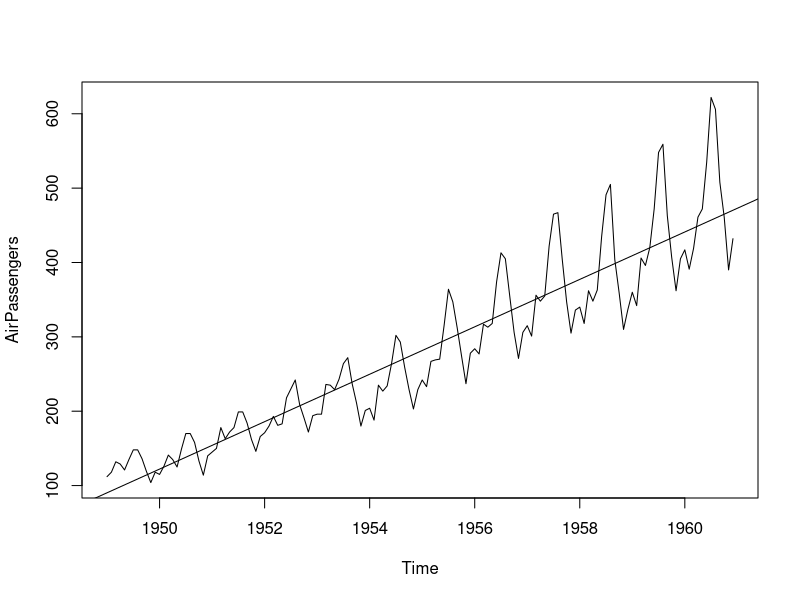
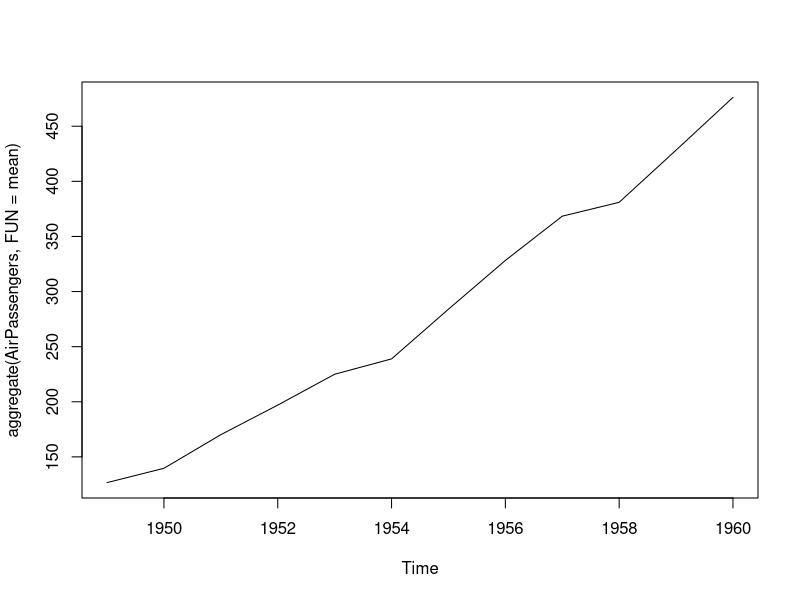
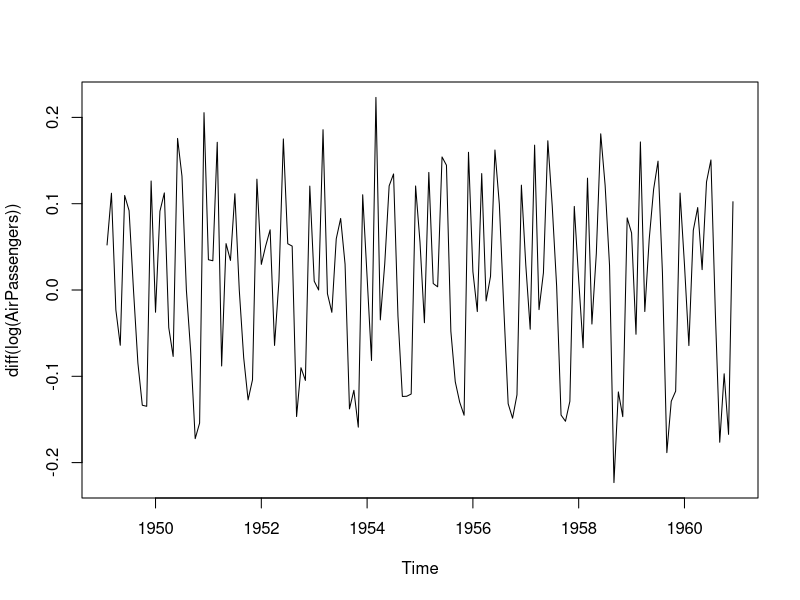
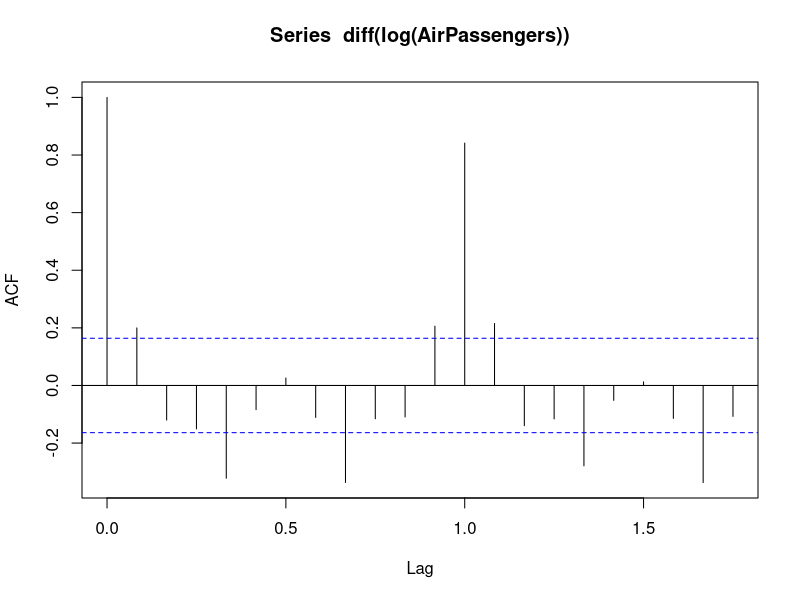
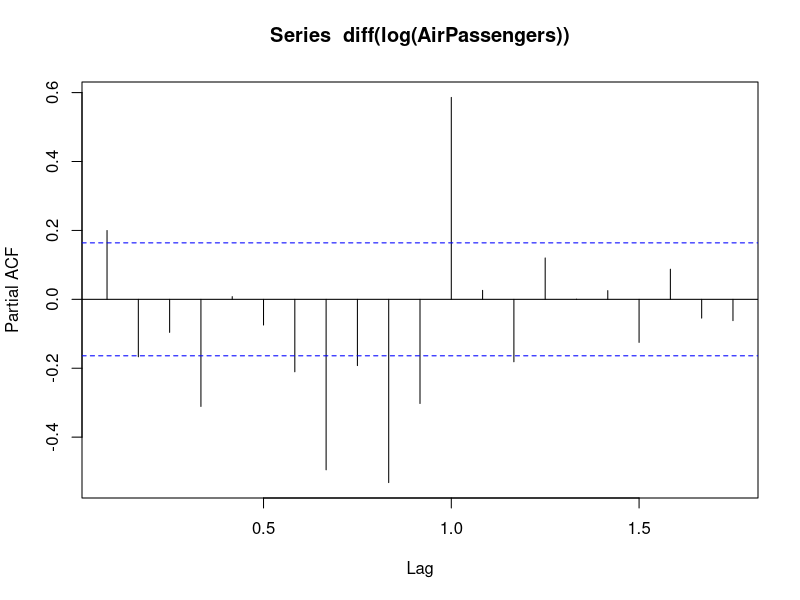
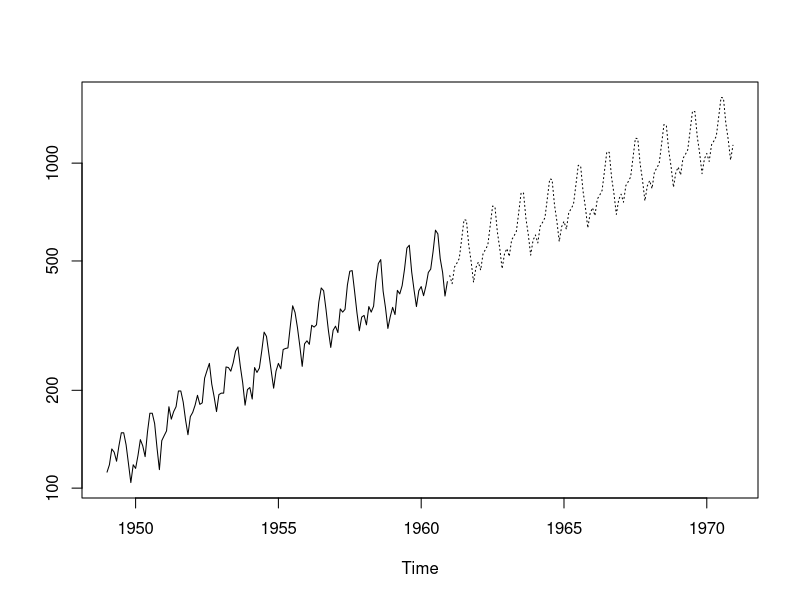

These charts were generated, in order, by the following R code:
data("AirPassengers")
plot(AirPassengers)
abline(lm(AirPassengers~time(AirPassengers)))
cycle(AirPassengers)
plot(aggregate(AirPassengers,FUN = mean))
plot(diff(log(AirPassengers)))
library(tseries)
#AR I MA model
# p  q  d

acf(diff(log(AirPassengers))) #determine the value of q=1
pacf(diff(log(AirPassengers))) #determine the vale of p=0
 #ARIMA model
fit<-arima(log(AirPassengers),c(0,1,1),seasonal=list(order=c(0,1,1),period=12))
pred=predict(fit,n.ahead = 10*12)
pred1<-exp(pred$pred)
ts.plot(AirPassengers,pred1,log="y",lty=c(1,3))
datawise<-ts(AirPassengers,frequency = 12,start = c(1949,1),end = c(1959,12))
fit2<-arima(log(datawise),c(0,1,1),seasonal = list(order=c(0,1,1),period=12))
pred2<-predict(fit2,n.ahead = 10*12)
pred3<-exp(pred2$pred)
data1<-head(pred3,12)            
predicted_1960<-round(data1,digits = 0)
original_1960<-tail(AirPassengers,12)

